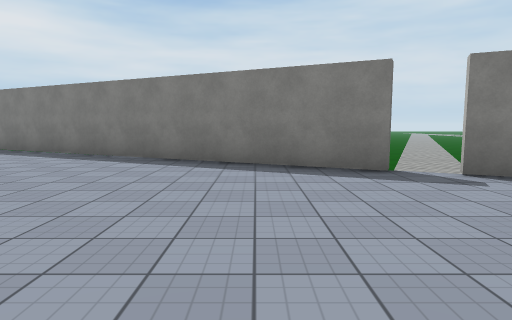
View 1 (above)

18 first-person views from a walk through a scene from a Unity 3-D project. The camera is 1.4 m above the floor, tilts 6° down and sees 75° across. Doors are open. The floor is counted in squares, 2 m on a side. Each view is taken from the middle of a square. On the plan, view 1 faces up. The plan holds only what a view shows up to about 10 squares ahead; the rest is blank. The place goes on beyond the plan. Surface patterns are stand-ins for the level's own textures.

View 2
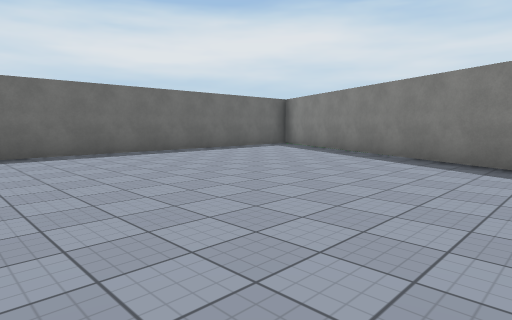

View 3
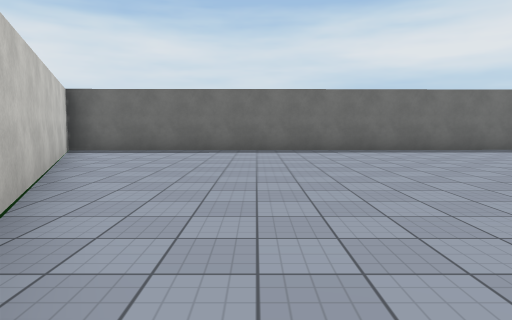

View 4
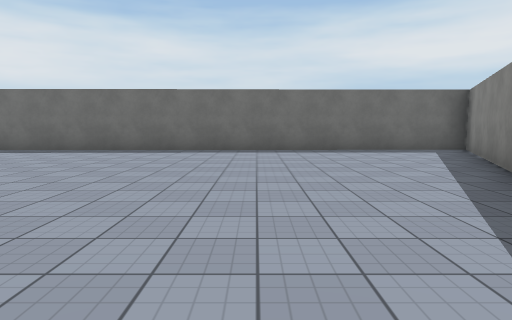

View 5
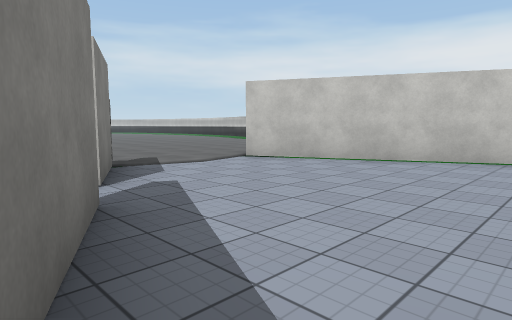

View 6
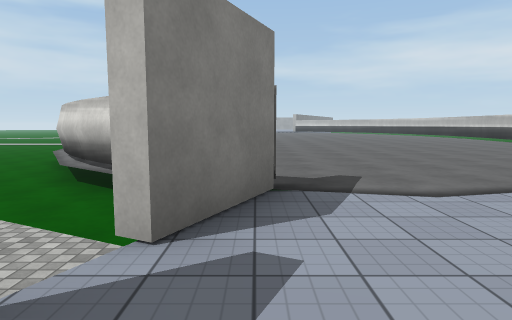

View 7
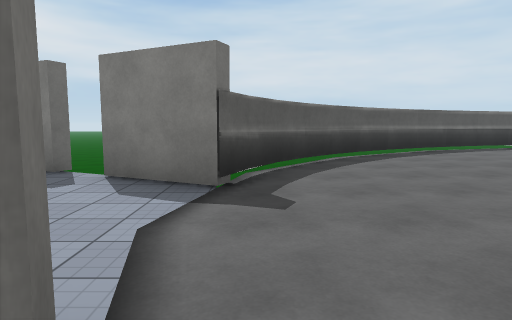

View 8
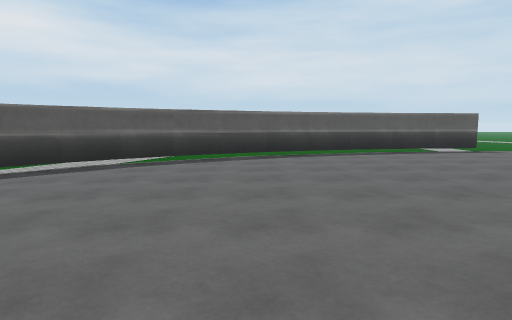

View 9
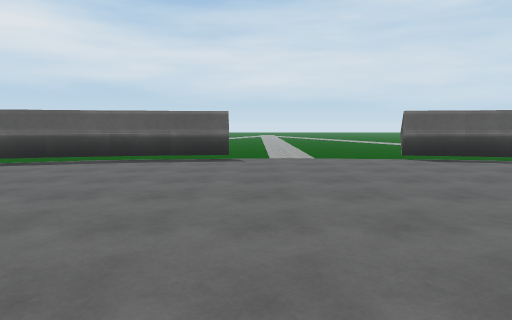

View 10
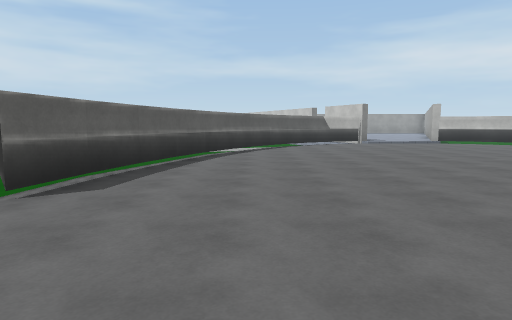

View 11
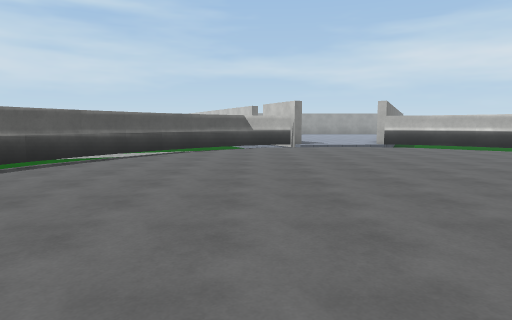

View 12
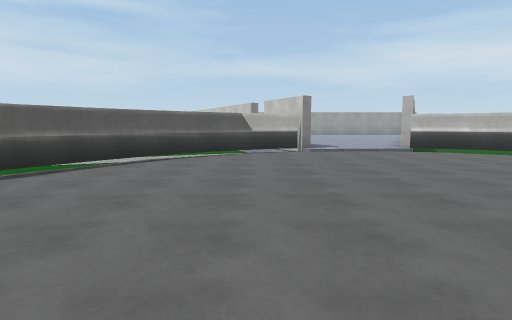

View 13
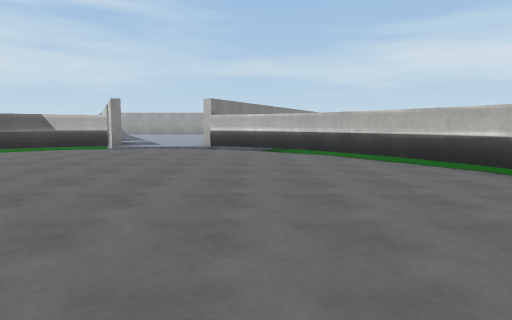

View 14
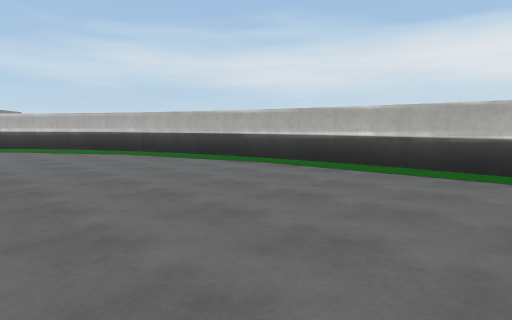

View 15
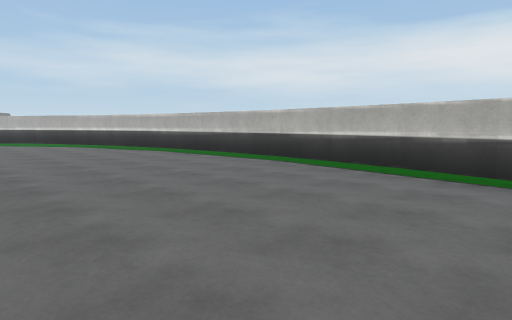

View 16
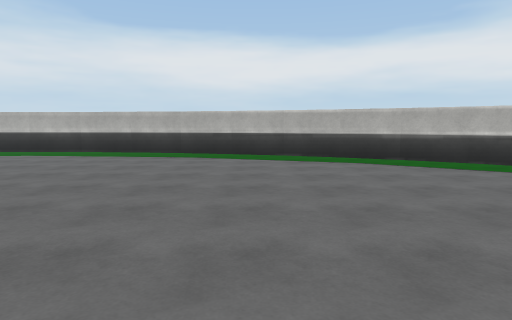

View 17
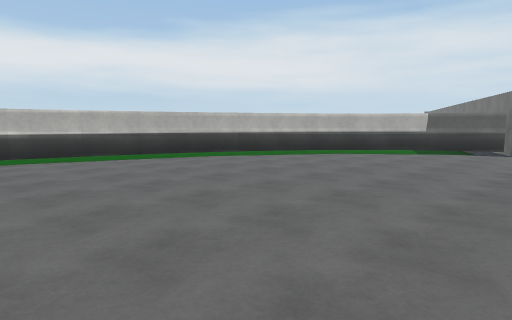

View 18
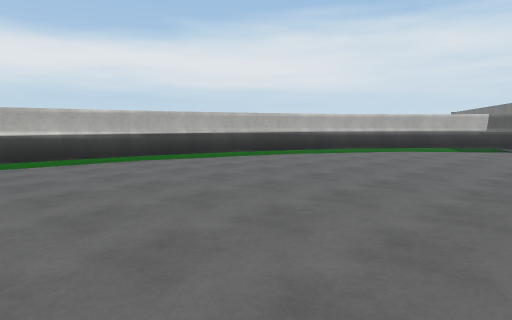

### Floor plan
Points are (right, up) in squares from view 1. A wall is a line through its corners. A room is listed if a view was taken in it or the views show most of it. See-through windows are left out.
Room 1 (views 1, 2, 3, 4, 5, 6)
walls: (-0.1, -1.3) (2.9, 0.2); (2.1, 4.9) (-8.2, 9.8) (-8, -5.1) (-1.5, -2); (4.6, 3.7) (2.8, 4.6)
ways out: opening at (2.3, 2) to room 2; open door at (2.5, 5)
Room 2 (views 7, 8, 9, 10, 11, 12, 13, 14, 15, 16, 17, 18)
walls: (16.3, -6.5) (20.3, -6.3); (16.4, 10.6) (13.8, 10.4) (10.1, 9.3); (20.2, -6.3) (22.8, -5.8); (12.5, -5.8) (16.4, -6.5); (22.7, -5.8) (24, -5.4); (10.1, -5) (12.6, -5.8); (10.3, 9.3) (9.1, 8.7); (22.9, 10.1) (20.3, 10.5); (24, -5.5) (27.2, -4); (9.2, 8.8) (7.3, 7.5); (8.1, -3.9) (10.3, -5); (25.2, 9.2) (22.8, 10.1); (7.3, -3.2) (8.3, -3.9); (7.4, 7.6) (6.5, 6.8); (6.5, -2.5) (7.4, -3.3); (6.6, 6.9) (5.9, 6.1); (27.1, -3.9) (28, -3.3) (28.8, -2.6); (5.9, -1.8) (6.6, -2.7); (5.9, 6.2) (5.3, 5.4); (5.4, 5.4) (4.4, 3.8); (5.3, -1.1) (5.9, -1.9); (4.9, 4.6) (4.6, 3.7); (28.1, 7.6) (25.1, 9.3); (4.6, 0.6) (4.2, 0.4); (28.7, -2.7) (29.5, -1.9); (28.8, 6.8) (28, 7.6); (29.4, -2) (30.1, -1.1); (29.5, 6.1) (28.8, 6.9); (30, -1.1) (30.5, -0.3); (30.1, 5.3) (29.4, 6.2); (30.4, -0.4) (30.8, 0.5); (31, 3.3) (30.5, 4.6) (30, 5.5); (2.9, 0.2) (4.4, 0.9) (5.4, -1.2)
ways out: opening at (2.3, 2) to room 1; opening at (31, 2)

Positions as (right, up) in squares from view 1, and headings:
1: (0, 0), facing up
2: (0, 0), facing up-left
3: (1, 0), facing left
4: (1, 4), facing left
5: (-1, 6), facing down-right
6: (1, 4), facing right
7: (5, 0), facing up
8: (10, 1), facing up
9: (17, 3), facing up
10: (17, 8), facing right
11: (19, 5), facing right
12: (21, 5), facing right
13: (20, -1), facing right
14: (17, -1), facing down-right
15: (13, -1), facing down-right
16: (12, 2), facing down
17: (15, 2), facing down-left
18: (17, 1), facing down-left
